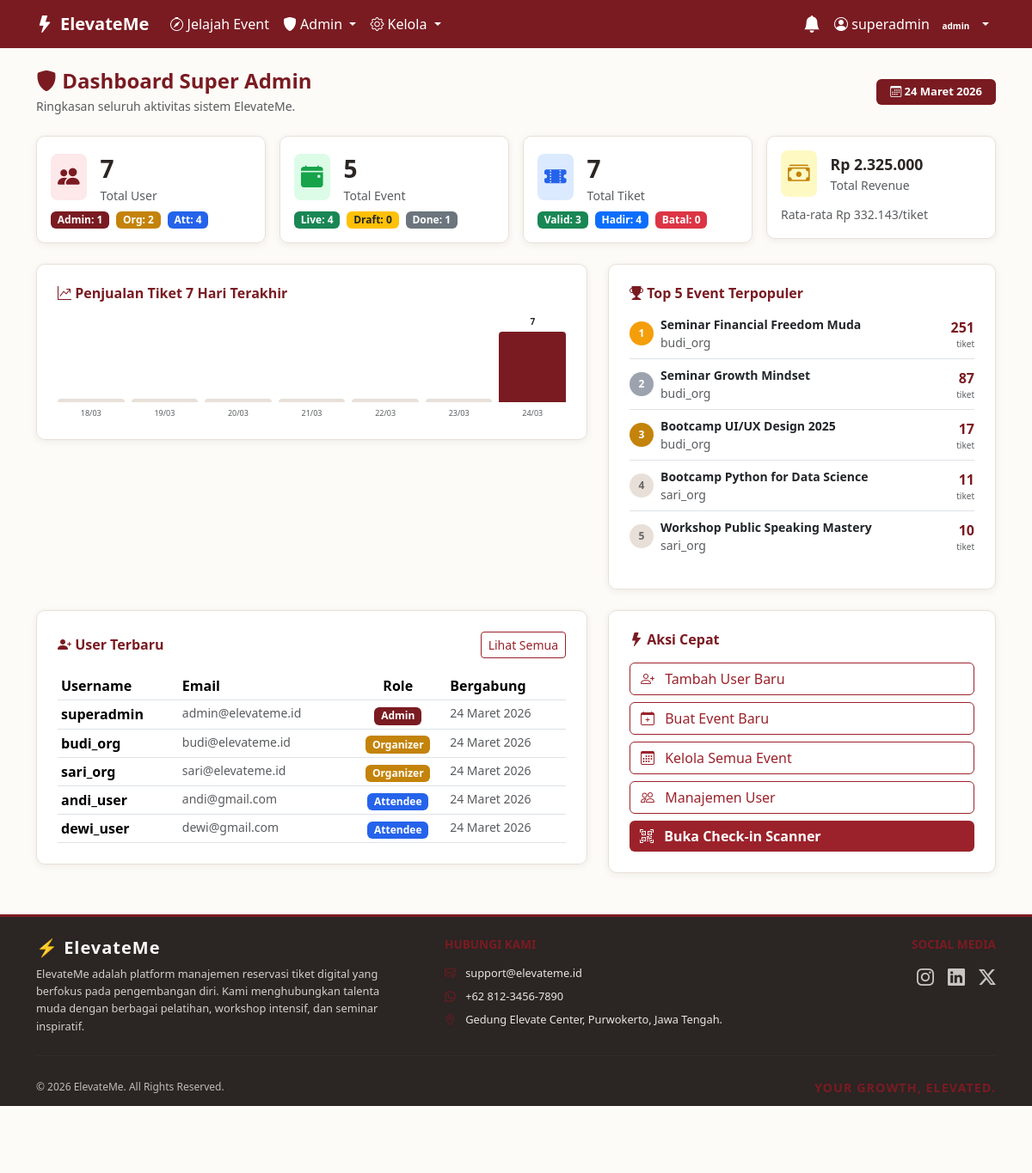
The page /views/dashboard/admin.php (signed in) on the database its author committed.
### tables this page shows
CREATE TABLE users (
    id          INT PRIMARY KEY AUTO_INCREMENT,
    username    VARCHAR(50)  NOT NULL UNIQUE,
    password    VARCHAR(255) NOT NULL,
    email       VARCHAR(100) NOT NULL UNIQUE,
    role        ENUM('admin', 'organizer', 'attendee') NOT NULL DEFAULT 'attendee',
    created_at  TIMESTAMP DEFAULT CURRENT_TIMESTAMP
);

### config/bootstrap.php (called while the page is built, shortened)
<?php
function e($string)
{
    return htmlspecialchars($string ?? '', ENT_QUOTES, 'UTF-8');
}
function rupiah($angka)
{
    return 'Rp ' . number_format($angka, 0, ',', '.');
}
function tanggal_id($date_string)
{
    $bulan = [
        1=>'Januari', 2=>'Februari', 3=>'Maret', 4=>'April',
        5=>'Mei', 6=>'Juni', 7=>'Juli', 8=>'Agustus',
        9=>'September', 10=>'Oktober', 11=>'November', 12=>'Desember',
    ];
    $timestamp = strtotime($date_string);
    return date('d', $timestamp) . ' ' . $bulan[(int) date('n', $timestamp)] . ' ' . date('Y', $timestamp);
}

### views/dashboard/admin.php (the view, shortened to what this page needs)
<?php
require_once __DIR__ . '/../../config/bootstrap.php';
$conn = Database::getInstance()->getConnection();
$stmt = $conn->query(
    "SELECT role, COUNT(*) AS total FROM users GROUP BY role"
);
$user_stats = [];
foreach ($stmt->fetchAll() as $row) {
    $user_stats[$row['role']] = $row['total'];
}
$stmt = $conn->query(
    "SELECT status, COUNT(*) AS total FROM events GROUP BY status"
);
$event_stats = [];
foreach ($stmt->fetchAll() as $row) {
    $event_stats[$row['status']] = $row['total'];
}
$stmt = $conn->query(
    "SELECT
        COUNT(*)                                            AS total_tiket,
        COUNT(CASE WHEN t.status = 'valid'      THEN 1 END) AS tiket_valid,
        COUNT(CASE WHEN t.status = 'checked_in' THEN 1 END) AS tiket_checkin,
        COUNT(CASE WHEN t.status = 'cancelled'  THEN 1 END) AS tiket_cancel
     FROM tickets t"
);
$tiket_stats = $stmt->fetch();
$stmt = $conn->query(
    "SELECT COALESCE(SUM(tt.price), 0) AS total_revenue
     FROM tickets t
     JOIN ticket_types tt ON t.ticket_type_id = tt.id
     WHERE t.status != 'cancelled'"
);
$total_revenue = (float) $stmt->fetchColumn();
$stmt = $conn->query(
    "SELECT e.title, e.status, u.username AS organizer,
            SUM(tt.sold) AS total_terjual
     FROM events e
     JOIN ticket_types tt ON e.id = tt.event_id
     JOIN users u          ON e.organizer_id = u.id
     GROUP BY e.id
     ORDER BY total_terjual DESC
     LIMIT 5"
);
$top_events = $stmt->fetchAll();
$stmt = $conn->query(
    "SELECT DATE(created_at) AS tgl, COUNT(*) AS jumlah
     FROM users
     WHERE created_at >= DATE_SUB(NOW(), INTERVAL 7 DAY)
     GROUP BY DATE(created_at)
     ORDER BY tgl ASC"
);
$registrasi_harian = $stmt->fetchAll();
$stmt = $conn->query(
    "SELECT DATE(purchase_date) AS tgl, COUNT(*) AS jumlah
     FROM tickets
     WHERE purchase_date >= DATE_SUB(NOW(), INTERVAL 7 DAY)
       AND status != 'cancelled'
     GROUP BY DATE(purchase_date)
     ORDER BY tgl ASC"
);
$penjualan_harian = $stmt->fetchAll();
$stmt = $conn->prepare(
    "SELECT * FROM users ORDER BY created_at DESC LIMIT 5"
);
$stmt->execute();
$user_terbaru = $stmt->fetchAll();
?>
<?php require_once __DIR__ . '/../layouts/header.php'; ?>
<div class="d-flex align-items-center justify-content-between mb-4">
    <div>
        <h4 class="fw-bold mb-1" style="color: var(--color-accent);">
            <i class="bi bi-shield-fill"></i> Dashboard Super Admin
        </h4>
        <p class="text-muted small mb-0">Ringkasan seluruh aktivitas sistem ElevateMe.</p>
    </div>
    <span class="badge px-3 py-2" style="background: var(--color-accent); font-size: 13px;">
        <i class="bi bi-calendar3"></i> <?= tanggal_id(date('Y-m-d')) ?>
    </span>
</div>
<div class="row g-3 mb-4">
    <div class="col-6 col-md-3">
        <div class="card card-elevate p-3">
            <div class="d-flex align-items-center gap-3">
                <div class="rounded-3 p-2" style="background: #fde8ea;">
                    <i class="bi bi-people-fill" style="font-size:1.6rem; color: var(--color-accent);"></i>
                </div>
                <div>
                    <div class="fs-3 fw-bold" style="color: var(--color-text);">
                        <?= array_sum($user_stats) ?>
                    </div>
                    <div class="small text-muted">Total User</div>
                </div>
            </div>
            <div class="mt-2 d-flex gap-2 flex-wrap">
                <span class="badge badge-admin">Admin: <?= $user_stats['admin'] ?? 0 ?></span>
                <span class="badge badge-organizer">Org: <?= $user_stats['organizer'] ?? 0 ?></span>
                <span class="badge badge-attendee">Att: <?= $user_stats['attendee'] ?? 0 ?></span>
            </div>
        </div>
    </div>
    <div class="col-6 col-md-3">
        <div class="card card-elevate p-3">
            <div class="d-flex align-items-center gap-3">
                <div class="rounded-3 p-2" style="background: #dcfce7;">
                    <i class="bi bi-calendar-event-fill" style="font-size:1.6rem; color: #16a34a;"></i>
                </div>
                <div>
                    <div class="fs-3 fw-bold" style="color: var(--color-text);">
                        <?= array_sum($event_stats) ?>
                    </div>
                    <div class="small text-muted">Total Event</div>
                </div>
            </div>
            <div class="mt-2 d-flex gap-2 flex-wrap">
                <span class="badge bg-success">Live: <?= $event_stats['published'] ?? 0 ?></span>
                <span class="badge bg-warning text-dark">Draft: <?= $event_stats['draft'] ?? 0 ?></span>
                <span class="badge bg-secondary">Done: <?= $event_stats['completed'] ?? 0 ?></span>
            </div>
        </div>
    </div>
    <div class="col-6 col-md-3">
        <div class="card card-elevate p-3">
            <div class="d-flex align-items-center gap-3">
                <div class="rounded-3 p-2" style="background: #dbeafe;">
                    <i class="bi bi-ticket-perforated-fill" style="font-size:1.6rem; color: #2563eb;"></i>
                </div>
                <div>
                    <div class="fs-3 fw-bold" style="color: var(--color-text);">
                        <?= $tiket_stats['total_tiket'] ?>
                    </div>
                    <div class="small text-muted">Total Tiket</div>
                </div>
            </div>
            <div class="mt-2 d-flex gap-2 flex-wrap">
                <span class="badge bg-success">Valid: <?= $tiket_stats['tiket_valid'] ?></span>
                <span class="badge bg-primary">Hadir: <?= $tiket_stats['tiket_checkin'] ?></span>
                <span class="badge bg-danger">Batal: <?= $tiket_stats['tiket_cancel'] ?></span>
            </div>
        </div>
    </div>
    <div class="col-6 col-md-3">
        <div class="card card-elevate p-3">
            <div class="d-flex align-items-center gap-3">
                <div class="rounded-3 p-2" style="background: #fef9c3;">
                    <i class="bi bi-cash-stack" style="font-size:1.6rem; color: #c4830a;"></i>
                </div>
                <div>
                    <div class="fw-bold" style="color: var(--color-text); font-size: 1.1rem;">
                        <?= rupiah($total_revenue) ?>
                    </div>
                    <div class="small text-muted">Total Revenue</div>
                </div>
            </div>
            <div class="mt-2">
                <span class="small text-muted">
                    Rata-rata <?= $tiket_stats['total_tiket'] > 0
                        ? rupiah($total_revenue / $tiket_stats['total_tiket'])
                        : 'Rp 0' ?>/tiket
                </span>
            </div>
        </div>
    </div>
</div>
<div class="row g-4 mb-4">
    <div class="col-md-7">
        <div class="card card-elevate p-4">
            <h6 class="fw-bold mb-3" style="color: var(--color-accent);">
                <i class="bi bi-graph-up-arrow"></i> Penjualan Tiket 7 Hari Terakhir
            </h6>
            <?php
            $hari_labels = [];
            $hari_values = [];
            $penjualan_map = [];
            foreach ($penjualan_harian as $ph) {
                $penjualan_map[$ph['tgl']] = $ph['jumlah'];
            }
            $max_val = 1;
            for ($i = 6; $i >= 0; $i--) {
                $tgl           = date('Y-m-d', strtotime("-$i days"));
                $label         = date('d/m', strtotime($tgl));
                $val           = $penjualan_map[$tgl] ?? 0;
                $hari_labels[] = $label;
                $hari_values[] = $val;
                if ($val > $max_val) $max_val = $val;
            }
            ?>
            <div class="d-flex align-items-end gap-2" style="height: 120px;">
                <?php foreach ($hari_values as $idx => $val):
                    $tinggi_pct = round(($val / $max_val) * 100);
                    $tinggi_px  = max(4, round($tinggi_pct * 1.1));
                ?>
                    <div class="flex-fill d-flex flex-column align-items-center justify-content-end gap-1"
                         style="height: 100%;">
                        <span class="small fw-bold" style="font-size: 10px; color: var(--color-text);">
                            <?= $val > 0 ? $val : '' ?>
                        </span>
                        <div style="
                            width: 100%;
                            height: <?= $tinggi_px ?>px;
                            background: <?= $val > 0 ? 'var(--color-accent)' : '#e8e0d8' ?>;
                            border-radius: 4px 4px 0 0;
                            min-height: 4px;
                            transition: height .3s;
                        "></div>
                        <span class="small text-muted" style="font-size: 9px; margin-top: 2px;">
                            <?= $hari_labels[$idx] ?>
                        </span>
                    </div>
                <?php endforeach; ?>
            </div>
        </div>
    </div>
    <div class="col-md-5">
        <div class="card card-elevate p-4">
            <h6 class="fw-bold mb-3" style="color: var(--color-accent);">
                <i class="bi bi-trophy-fill"></i> Top 5 Event Terpopuler
            </h6>
            <?php if (empty($top_events)): ?>
                <p class="text-muted small">Belum ada data.</p>
            <?php else: ?>
                <?php foreach ($top_events as $rank => $ev): ?>
                    <div class="d-flex align-items-center gap-2 mb-2 pb-2 <?= $rank < count($top_events) - 1 ? 'border-bottom' : '' ?>">
                        <div class="fw-bold rounded-circle d-flex align-items-center justify-content-center flex-shrink-0"
                             style="width:28px;height:28px;font-size:12px;
                                    background: <?= $rank === 0 ? '#f59e0b' : ($rank === 1 ? '#9ca3af' : ($rank === 2 ? '#c4830a' : '#e8e0d8')) ?>;
                                    color: <?= $rank < 3 ? '#fff' : '#666' ?>;">
                            <?= $rank + 1 ?>
                        </div>
                        <div class="flex-grow-1 overflow-hidden">
                            <div class="fw-semibold text-truncate small"><?= e($ev['title']) ?></div>
                            <div class="small text-muted"><?= e($ev['organizer']) ?></div>
                        </div>
                        <div class="text-end flex-shrink-0">
                            <div class="fw-bold" style="color: var(--color-accent);"><?= $ev['total_terjual'] ?></div>
                            <div class="small text-muted" style="font-size:10px;">tiket</div>
                        </div>
                    </div>
                <?php endforeach; ?>
            <?php endif; ?>
        </div>
    </div>
</div>
<div class="row g-4">
    <div class="col-md-7">
        <div class="card card-elevate p-4">
            <div class="d-flex justify-content-between align-items-center mb-3">
                <h6 class="fw-bold mb-0" style="color: var(--color-accent);">
                    <i class="bi bi-person-plus-fill"></i> User Terbaru
                </h6>
                <a href="<?= BASE_URL ?>/views/users/index.php"
                   class="btn btn-outline-cta btn-sm">Lihat Semua</a>
            </div>
            <div class="table-responsive">
                <table class="table table-sm table-hover mb-0">
                    <thead class="table-elevate">
                        <tr>
                            <th>Username</th>
                            <th>Email</th>
                            <th class="text-center">Role</th>
                            <th>Bergabung</th>
                        </tr>
                    </thead>
                    <tbody>
                        <?php foreach ($user_terbaru as $u): ?>
                            <tr>
                                <td class="fw-semibold"><?= e($u['username']) ?></td>
                                <td class="small text-muted"><?= e($u['email']) ?></td>
                                <td class="text-center">
                                    <span class="badge badge-<?= e($u['role']) ?>">
                                        <?= e(ucfirst($u['role'])) ?>
                                    </span>
                                </td>
                                <td class="small text-muted">
                                    <?= tanggal_id($u['created_at']) ?>
                                </td>
                            </tr>
                        <?php endforeach; ?>
                    </tbody>
                </table>
            </div>
        </div>
    </div>
    <div class="col-md-5">
        <div class="card card-elevate p-4">
            <h6 class="fw-bold mb-3" style="color: var(--color-accent);">
                <i class="bi bi-lightning-fill"></i> Aksi Cepat
            </h6>
            <div class="d-grid gap-2">
                <a href="<?= BASE_URL ?>/views/users/index.php?aksi=tambah"
                   class="btn btn-outline-cta text-start">
                    <i class="bi bi-person-plus me-2"></i> Tambah User Baru
                </a>
                <a href="<?= BASE_URL ?>/views/events/manage.php?aksi=tambah"
                   class="btn btn-outline-cta text-start">
                    <i class="bi bi-calendar-plus me-2"></i> Buat Event Baru
                </a>
                <a href="<?= BASE_URL ?>/views/events/manage.php"
                   class="btn btn-outline-cta text-start">
                    <i class="bi bi-calendar3 me-2"></i> Kelola Semua Event
                </a>
                <a href="<?= BASE_URL ?>/views/users/index.php"
                   class="btn btn-outline-cta text-start">
                    <i class="bi bi-people me-2"></i> Manajemen User
                </a>
                <a href="<?= BASE_URL ?>/views/checkin/index.php"
                   class="btn btn-cta text-start fw-semibold">
                    <i class="bi bi-qr-code-scan me-2"></i> Buka Check-in Scanner
                </a>
            </div>
        </div>
    </div>
</div>
<?php require_once __DIR__ . '/../layouts/footer.php'; ?>

### views/layouts/header.php (style rules this page uses)
:root { --color-bg: #FDFBF7; --color-text: #2B2523; --color-accent: #7A1B22; --color-cta: #9B222B; --color-cta-hover:#7A1B22; }
body { background-color:var(--color-bg); color:var(--color-text); font-family:'Segoe UI',system-ui,sans-serif; }
html { max-width: 100vw; overflow-x: hidden; }
body { max-width: 100vw; overflow-x: hidden; }
.btn-cta { background-color:var(--color-cta); color:#fff; border:none; }
.btn-outline-cta { border:1px solid var(--color-cta); color:var(--color-cta); background:transparent; }
.card-elevate { border:1px solid #e8e0d8; border-radius:10px; background:#fff; box-shadow:0 2px 8px rgba(43,37,35,0.07); transition:transform 0.3s ease-in-out, box-shadow 0.3s ease-in-out; }
.badge-admin { background-color:#7A1B22; color:#fff; }
.badge-organizer { background-color:#c4830a; color:#fff; }
.badge-attendee { background-color:#2563eb; color:#fff; }

### rows shown on the page
users: username "superadmin", email "admin@elevateme.id", role "Admin", created_at "24 Maret 2026"
users: username "budi_org", email "budi@elevateme.id", role "Organizer", created_at "24 Maret 2026"
users: username "sari_org", email "sari@elevateme.id", role "Organizer", created_at "24 Maret 2026"
users: username "andi_user", email "andi@gmail.com", role "Attendee", created_at "24 Maret 2026"
users: username "dewi_user", email "dewi@gmail.com", role "Attendee", created_at "24 Maret 2026"

### other values the page prints
$_SESSION['username'] "superadmin"
$auth->getRole() "admin"
array_sum($user_stats) "7"
$user_stats['admin'] "1"
$user_stats['organizer'] "2"
$user_stats['attendee'] "4"
array_sum($event_stats) "5"
$event_stats['published'] "4"
$event_stats['draft'] "0"
$event_stats['completed'] "1"
$tiket_stats['total_tiket'] "7"
$tiket_stats['tiket_valid'] "3"
$tiket_stats['tiket_checkin'] "4"
$tiket_stats['tiket_cancel'] "0"
rupiah($total_revenue) "Rp 2.325.000"
